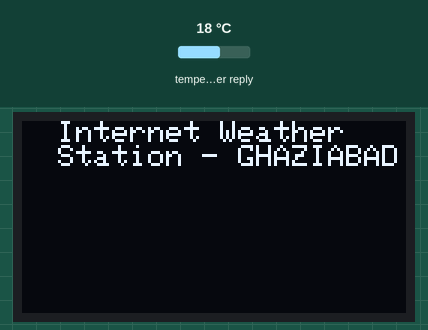
This sketch was run on a simulated ESP8266 (NodeMCU). Shown: 128×64 one-colour display. The inputs (shaded band) are chosen by the test bench; at power-on: temperature in the weather reply 18 °C. WiFi joins after 1.5 s; servers stay silent unless stated; web services answer with replies made up by the test bench; what the sketch prints to the serial monitor is not drawn.

Above: at 1.06 s.
At 2.7 s:
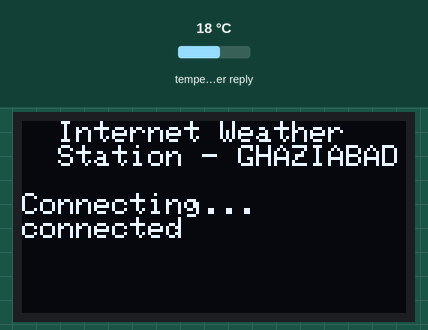

The sketch:

oled1.ino
```cpp
#include <ESP8266WiFi.h>
#include <ESP8266HTTPClient.h>  // http web access library
#include <ArduinoJson.h>        // JSON decoding library
// Libraries for SSD1306 OLED display
#include <Wire.h>              // include wire library (for I2C devices such as the SSD1306 display)
#include <Adafruit_GFX.h>      // include Adafruit graphics library
#include <Adafruit_SSD1306.h>  // include Adafruit SSD1306 OLED display driver

#define OLED_RESET   5     // define SSD1306 OLED reset at ESP8266 GPIO5 (NodeMCU D1)
Adafruit_SSD1306 display(OLED_RESET);

// set Wi-Fi SSID and password
const char *ssid     = "vivo 1807";
const char *password = "ayush1234";

// set location and API key
String Location = "ghaziabad,IN";
String API_Key  = "2b0bdf51e49efcd6e065cf4f799677a1";

void setup(void)
{
  Serial.begin(9600);
  delay(1000);

  Wire.begin(4, 0);           // set I2C pins [SDA = GPIO4 (D2), SCL = GPIO0 (D3)], default clock is 100kHz

  // by default, we'll generate the high voltage from the 3.3v line internally! (neat!)
  display.begin(SSD1306_SWITCHCAPVCC, 0x3D);  // initialize with the I2C addr 0x3D (for the 128x64)
  // init done

  Wire.setClock(400000L);   // set I2C clock to 400kHz

  display.clearDisplay();  // clear the display buffer
  display.setTextColor(WHITE, BLACK);
  display.setTextSize(1);
  display.setCursor(0, 0);
  display.println("  Internet Weather");
  display.print("  Station - GHAZIABAD");
  display.display();

  WiFi.begin(ssid, password);

  Serial.print("Connecting.");
  display.setCursor(0, 24);
  display.println("Connecting...");
  display.display();
  while ( WiFi.status() != WL_CONNECTED )
  {
    delay(500);
    Serial.print(".");
  }
  Serial.println("connected");
  display.print("connected");
  display.display();
  delay(1000);

}

void loop()
{
  if (WiFi.status() == WL_CONNECTED)  //Check WiFi connection status
  {
    HTTPClient http;  //Declare an object of class HTTPClient

    // specify request destination
    http.begin("http://api.openweathermap.org/data/2.5/weather?q=" + Location + "&APPID=" + API_Key);  // !!

    int httpCode = http.GET();  // send the request

    if (httpCode > 0)  // check the returning code
    {
      String payload = http.getString();   //Get the request response payload

      DynamicJsonDocument doc(1024);

      // Parse JSON object
     char json[]= "{\"sensor\";\"gps\",\"time\":1351824120,\"data\":[48.756080,2.302038]}";

      DeserializationError error= deserializeJson(doc, json);
      if (error) {
        Serial.print("deserializeJson() failed with code");
        Serial.println(error.c_str());
        return;
      }

      float temp = (float)(doc["main"]["temp"]) - 273.15;        // get temperature in °C
      int   humidity = doc["main"]["humidity"];                  // get humidity in %
      float pressure = (float)(doc["main"]["pressure"]) / 1000;  // get pressure in bar
      float wind_speed = doc["wind"]["speed"];                   // get wind speed in m/s
      int  wind_degree = doc["wind"]["deg"];                     // get wind degree in °

      // print data
      Serial.printf("Temperature = %.2f°C\r\n", temp);
      Serial.printf("Humidity    = %d %%\r\n", humidity);
      Serial.printf("Pressure    = %.3f bar\r\n", pressure);
      Serial.printf("Wind speed  = %.1f m/s\r\n", wind_speed);
      Serial.printf("Wind degree = %d°\r\n\r\n", wind_degree);

      display.setCursor(0, 24);
      display.printf("Temperature: %5.2f C\r\n", temp);
      display.printf("Humidity   : %d %%\r\n", humidity);
      display.printf("Pressure   : %.3fbar\r\n", pressure);
      display.printf("Wind speed : %.1f m/s\r\n", wind_speed);
      display.printf("Wind degree: %d", wind_degree);
      display.drawRect(109, 24, 3, 3, WHITE);     // put degree symbol ( ° )
      display.drawRect(97, 56, 3, 3, WHITE);
      display.display();

    }

    http.end();   //Close connection

  }

  delay(60000);   // wait 1 minute

}
```
